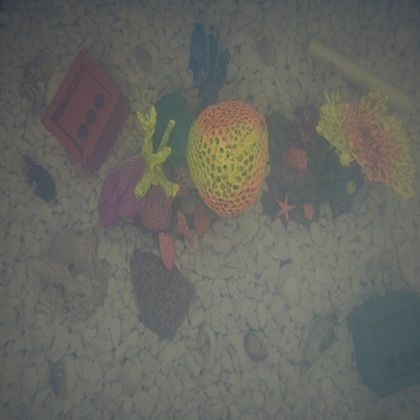
%> input picture TURBID_Dataset/Milk/a10.jpg, 420 x 420 px, shrunk from 512 x 512 before the run; the run also reads 1 picture not shown here
$ octave dehaze_clahe_with_metrics_fixed.m   (GNU Octave 9; MATLAB toolbox functions it lacks are replaced by stand-ins)
%> lines starting %> are read from the running program, lines starting %| are printed output that depends on the picture
### dehaze_fast.m
function [ radiance ] = dehaze_fast( image, omega, win_size )
%DEHZE Summary of this function goes here
%   Detailed explanation goes here

if ~exist('omega', 'var')
    omega = 0.95;
end

if ~exist('win_size', 'var')
    win_size = 15;
end

r = 15;
res = 0.001;

[m, n, ~] = size(image);

dark_channel = get_dark_channel(image, win_size);

atmosphere = get_atmosphere(image, dark_channel);

trans_est = get_transmission_estimate(image, atmosphere, omega, win_size);

x = guided_filter(rgb2gray(image), trans_est, r, res);

transmission = reshape(x, m, n);

radiance = get_radiance(image, transmission, atmosphere);

end

### Dark-Channel-Haze-Removal-master/get_dark_channel.m
function dark_channel = get_dark_channel(image, win_size)

[m, n, ~] = size(image);

pad_size = floor(win_size/2);

padded_image = padarray(image, [pad_size pad_size], Inf);

dark_channel = zeros(m, n);

for j = 1 : m
    for i = 1 : n
        patch = padded_image(j : j + (win_size-1), i : i + (win_size-1), :);

        dark_channel(j,i) = min(patch(:));
     end
end

end

### Dark-Channel-Haze-Removal-master/get_atmosphere.m
function atmosphere = get_atmosphere(image, dark_channel)

[m, n, ~] = size(image);
n_pixels = m * n;

n_search_pixels = floor(n_pixels * 0.001);

% Reshape sources
dark_vec = reshape(dark_channel, n_pixels, 1);
image_vec = reshape(image, n_pixels, 3);

% Calculate intensities of brightest pixels in dark channel
% Warning: this is an approximation since averaging RGB may not correspond
% to perceptual intensity. Consider alternatives.
[~, indices] = sort(dark_vec, 'descend');
atmosphere_search_pixels = image_vec(indices(1:n_search_pixels),:);
intensities = mean(atmosphere_search_pixels,2);

% Find the greatest intensity pixels
[~, sorted_intensity_indices] = sort(intensities, 'descend');
max_intensity = intensities(sorted_intensity_indices(1),:);
top_intensity_indices = intensities == max_intensity;

% Get the mean RGB of brightest dark channel pixels
atmosphere = mean(atmosphere_search_pixels(top_intensity_indices,:),1);

end

### Dark-Channel-Haze-Removal-master/get_transmission_estimate.m
function trans_est = get_transmission_estimate(image, atmosphere, omega, win_size)

[m, n, ~] = size(image);

rep_atmosphere = repmat(reshape(atmosphere, [1, 1, 3]), m, n);

trans_est = 1 - omega * get_dark_channel( image ./ rep_atmosphere, win_size);

end

### Dark-Channel-Haze-Removal-master/guided_filter.m
function q = guided_filter(guide, target, radius, eps)

% Guided Filter implementation from "Fast Guided Filter"
% http://arxiv.org/abs/1505.00996
% Algorithm 1

[h, w] = size(guide);

avg_denom = window_sum_filter(ones(h, w), radius);

mean_g = window_sum_filter(guide, radius) ./ avg_denom;
mean_t = window_sum_filter(target, radius) ./ avg_denom;

corr_gg = window_sum_filter(guide .* guide, radius) ./ avg_denom;
corr_gt = window_sum_filter(guide .* target, radius) ./ avg_denom;

var_g = corr_gg - mean_g .* mean_g;
cov_gt = corr_gt - mean_g .* mean_t;

a = cov_gt ./ (var_g + eps);
b = mean_t - a .* mean_g;

mean_a = window_sum_filter(a, radius) ./ avg_denom;
mean_b = window_sum_filter(b, radius) ./ avg_denom;

q = mean_a .* guide + mean_b;

end

### Dark-Channel-Haze-Removal-master/window_sum_filter.m
function sum_img = window_sum_filter(image, r)

% sum_img(x, y) = = sum(sum(image(x-r:x+r, y-r:y+r)));

[h, w] = size(image);
sum_img = zeros(size(image));

% Y axis
im_cum = cumsum(image, 1);

sum_img(1:r+1, :) = im_cum(1+r:2*r+1, :);
sum_img(r+2:h-r, :) = im_cum(2*r+2:h, :) - im_cum(1:h-2*r-1, :);
sum_img(h-r+1:h, :) = repmat(im_cum(h, :), [r, 1]) - im_cum(h-2*r:h-r-1, :);

% X axis
im_cum = cumsum(sum_img, 2);

sum_img(:, 1:r+1) = im_cum(:, 1+r:2*r+1);
sum_img(:, r+2:w-r) = im_cum(:, 2*r+2:w) - im_cum(:, 1:w-2*r-1);
sum_img(:, w-r+1:w) = repmat(im_cum(:, w), [1, r]) - im_cum(:, w-2*r:w-r-1);

end

### mean_curvature_filter.m
function u = mean_curvature_filter(u0, iters, dt)
% Mean-curvature motion smoothing (iterative PDE)
u = u0;
epsv = 1e-6;
for t = 1:iters
    ux = (circshift(u,[0 -1]) - circshift(u,[0 1]))/2;
    uy = (circshift(u,[-1 0]) - circshift(u,[1 0]))/2;
    uxx = circshift(u,[0 -1]) - 2*u + circshift(u,[0 1]);
    uyy = circshift(u,[-1 0]) - 2*u + circshift(u,[1 0]);
    uxy = (circshift(u,[-1 -1]) - circshift(u,[-1 1]) - ...
           circshift(u,[1 -1]) + circshift(u,[1 1]))/4;
    grad2 = ux.^2 + uy.^2;
    denom = (grad2 + epsv).^(3/2);
    kappa = (uxx.*(uy.^2) - 2.*ux.*uy.*uxy + uyy.*(ux.^2)) ./ denom;
    u = u + dt .* kappa .* sqrt(grad2 + epsv);
end
end

### main_calculate_metrics.m
function metrics = main_calculate_metrics(original, enhanced)
    % === SIMPLE IMAGE INPUT ===
    % Just type or paste your image filenames below

    % === READ IMAGES ===

    % === CHECK DIMENSIONS ===
    if size(original, 3) ~= size(enhanced, 3) || any(size(original) ~= size(enhanced))
        error('Original and Enhanced images must have the same size and channels.');
    end

    % === CALCULATE METRICS ===
    metrics = calculate_all_metrics(original, enhanced);

    % === DISPLAY AND SAVE RESULTS ===
    display_metrics(metrics);
end


% === METRICS CALCULATION FUNCTION ===
function metrics = calculate_all_metrics(original, enhanced)
    metrics = struct();
    im1 = rgb2gray(original);
    im2 = rgb2gray(enhanced);

    metrics.MSE = immse(original, enhanced);
    metrics.PSNR = psnr(enhanced, original);
    metrics.SSIM = ssim(enhanced, original);
    metrics.CC = corr2(im1, im2);
    metrics.NCC = sum(sum(im1 .* im2)) / sqrt(sum(sum(im1 .^ 2)) * sum(sum(im2 .^ 2)));
    metrics.ENTROPY_enhanced = entropy(im2);
    metrics.MAE = mean2(abs(double(im1) - double(im2)));
    metrics.NAE = sum(sum(abs(double(im1) - double(im2)))) / sum(sum(double(im1)));
    metrics.STD_enhanced = std2(double(im2));
    metrics.MI = mutual_information(im1, im2);
    metrics.UIQI = uiqi(im1, im2);
    metrics.SF_enhanced = spatial_frequency(im2);
end


% === SUPPORT FUNCTIONS ===
function mi = mutual_information(img1, im2)
    img1 = round(mat2gray(img1) * 255) + 1;
    im2 = round(mat2gray(im2) * 255) + 1;
    joint_hist = accumarray([img1(:), im2(:)], 1, [256 256]);
    joint_prob = joint_hist / sum(joint_hist(:));
    prob1 = sum(joint_prob, 2);
    prob2 = sum(joint_prob, 1);
    mi = 0;
    for i = 1:256
        for j = 1:256
            if joint_prob(i, j) > 0 && prob1(i) > 0 && prob2(j) > 0
                mi = mi + joint_prob(i, j) * log2(joint_prob(i, j) / (prob1(i) * prob2(j)));
            end
        end
    end
end

function q = uiqi(img1, im2)
    img1 = double(img1);
    im2 = double(im2);
    mean1 = mean(img1(:));
    mean2 = mean(im2(:));
    std1 = std(img1(:));
    std2 = std(im2(:));
    covar = cov(img1(:), im2(:));
    covar = covar(1, 2);
    c1 = (0.01 * 255)^2;
    c2 = (0.03 * 255)^2;
    luminance = (2 * mean1 * mean2 + c1) / (mean1^2 + mean2^2 + c1);
    contrast = (2 * std1 * std2 + c2) / (std1^2 + std2^2 + c2);
    structure = (covar + c2 / 2) / (std1 * std2 + c2 / 2);
    q = luminance * contrast * structure;
end

function sf = spatial_frequency(img)
    [rows, cols] = size(img);
    rf = sqrt(sum(sum(diff(img, 1, 1).^2)) / (rows * cols));
    cf = sqrt(sum(sum(diff(img, 1, 2).^2)) / (rows * cols));
    sf = sqrt(rf^2 + cf^2);
end

% [8 lines left out: function save_metrics_to_file, not called in this run]

function display_metrics(metrics)
    disp(' ');
    disp('========= IMAGE QUALITY METRICS =========');
    fields = fieldnames(metrics);
    for i = 1:length(fields)
        fprintf('%20s: %.4f\n', fields{i}, metrics.(fields{i}));
    end
    disp('=========================================');
end

### Dark-Channel-Haze-Removal-master/get_radiance.m
function radiance = get_radiance(image, transmission, atmosphere)

[m, n, ~] = size(image);

rep_atmosphere = repmat(reshape(atmosphere, [1, 1, 3]), m, n);

max_transmission = repmat(max(transmission, 0.1), [1, 1, 3]);

radiance = ((image - rep_atmosphere) ./ max_transmission) + rep_atmosphere;

end

### dehaze_clahe_with_metrics_fixed.m
close all; clc; clear all;
addpath("Dark-Channel-Haze-Removal-master\");
hazy_img= im2double(imread("TURBID_Dataset\Milk\a10.jpg"));

%% DCP Dehazing
dehazed_img = dehaze_fast(hazy_img, 0.95, 15);
%> in get_dark_channel, `padded_image = padarray(image, [pad_size pad_size], Inf);`: padded_image: size 434x434x3 double; 6.35% of the values are NaN or infinite; the others: min 0.18, max 0.729, mean 0.399
%> after the loop in get_dark_channel, `for j = 1 : m`:
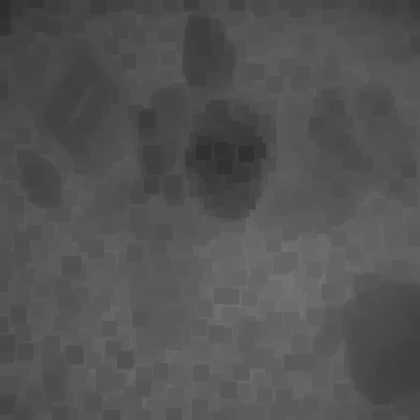
%> dark_channel: size 420x420 double; min 0.18, max 0.459, mean 0.327
%> in get_atmosphere, `atmosphere_search_pixels = image_vec(indices(1:n_search_pixels),:);`: atmosphere_search_pixels = 176 rows, first 12: [0.533 0.537 0.482; 0.533 0.537 0.482; 0.533 0.533 0.486; 0.537 0.537 0.49; 0.537 0.541 0.486; 0.537 0.541 0.486; 0.533 0.537 0.482; 0.533 0.537 0.482; 0.533 0.537 0.482; 0.533 0.537 0.482; 0.537 0.541 0.486; 0.537 0.541 0.486]
%> in get_atmosphere, `intensities = mean(atmosphere_search_pixels,2);`: intensities = 176 values, max 0.525 at index 117, min 0.467 at index 48, mean 0.503
%> in get_atmosphere, `[~, sorted_intensity_indices] = sort(intensities, 'descend');`: sorted_intensity_indices = 176 values, max 176 at index 73, min 1 at index 12, mean 88.5
%> in get_atmosphere, `max_intensity = intensities(sorted_intensity_indices(1),:);`: max_intensity = 0.525
%> in get_atmosphere, `top_intensity_indices = intensities == max_intensity;`: top_intensity_indices = 176 logical values, 1 true
%> in get_atmosphere, `atmosphere = mean(atmosphere_search_pixels(top_intensity_indices,:),1);`: atmosphere = [0.541 0.545 0.49]
%> call 2 of get_dark_channel, with win_size = 15
%> in get_dark_channel (call 2), `padded_image = padarray(image, [pad_size pad_size], Inf);`: padded_image: size 434x434x3 double; 6.35% of the values are NaN or infinite; the others: min 0.333, max 1.35, mean 0.76
%> after the loop in get_dark_channel (call 2), `for j = 1 : m`:
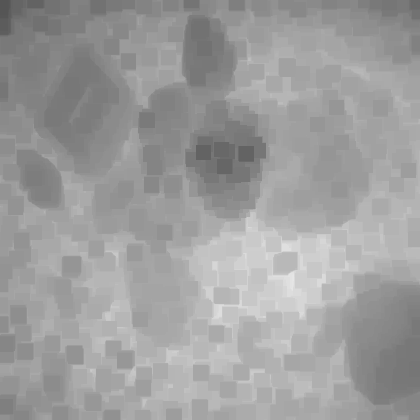
%> dark_channel: size 420x420 double; min 0.333, max 0.906, mean 0.619
%> in get_transmission_estimate, `trans_est = 1 - omega * get_dark_channel( image ./ rep_atmosphere, win..`:
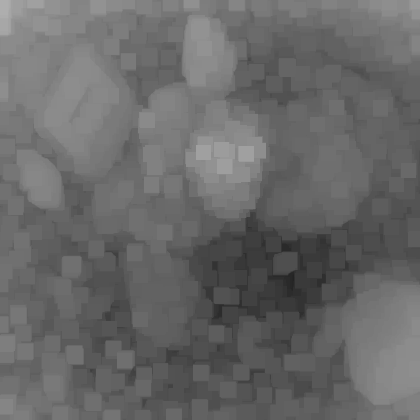
%> trans_est: size 420x420 double; min 0.139, max 0.683, mean 0.412
%> in window_sum_filter, `sum_img(:, w-r+1:w) = repmat(im_cum(:, w), [1, r]) - im_cum(:, w-2*r:w..`: sum_img: size 420x420 double; min 256, max 961, mean 925.9
%> in window_sum_filter (call 2), `sum_img(h-r+1:h, :) = repmat(im_cum(h, :), [r, 1]) - im_cum(h-2*r:h-r-..`: sum_img: size 420x420 double; min 3.56, max 17.97, mean 12.31
%> in window_sum_filter (call 2), `sum_img(:, 1:r+1) = im_cum(:, 1+r:2*r+1);`: sum_img: size 420x420 double; min 4.16, max 374.2, mean 21.5
%> in window_sum_filter (call 2), `sum_img(:, w-r+1:w) = repmat(im_cum(:, w), [1, r]) - im_cum(:, w-2*r:w..`: sum_img: size 420x420 double; min 63.18, max 528, mean 375.5
%> in window_sum_filter (call 3), `sum_img(h-r+1:h, :) = repmat(im_cum(h, :), [r, 1]) - im_cum(h-2*r:h-r-..`: sum_img: size 420x420 double; min 5.19, max 20.81, mean 12.5
%> in window_sum_filter (call 3), `sum_img(:, 1:r+1) = im_cum(:, 1+r:2*r+1);`: sum_img: size 420x420 double; min 5.19, max 591.5, mean 24.9
%> in window_sum_filter (call 3), `sum_img(:, w-r+1:w) = repmat(im_cum(:, w), [1, r]) - im_cum(:, w-2*r:w..`: sum_img: size 420x420 double; min 125.4, max 591.5, mean 379.7
%> in window_sum_filter (call 4), `sum_img(h-r+1:h, :) = repmat(im_cum(h, :), [r, 1]) - im_cum(h-2*r:h-r-..`: sum_img: size 420x420 double; min 0.799, max 10.49, mean 5.09
%> in window_sum_filter (call 4), `sum_img(:, 1:r+1) = im_cum(:, 1+r:2*r+1);`: sum_img: size 420x420 double; min 1.08, max 146.1, mean 8.4
%> in window_sum_filter (call 4), `sum_img(:, w-r+1:w) = repmat(im_cum(:, w), [1, r]) - im_cum(:, w-2*r:w..`: sum_img: size 420x420 double; min 15.68, max 292.9, mean 155.4
%> in guided_filter, `corr_gg = window_sum_filter(guide .* guide, radius) ./ avg_denom;`:
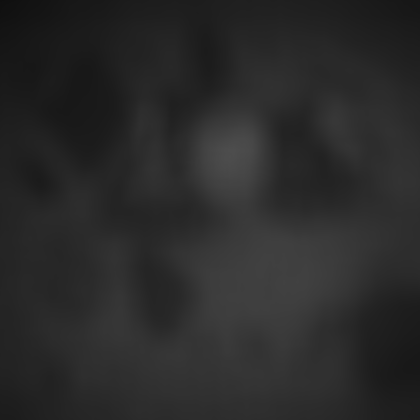
%> corr_gg: size 420x420 double; min 0.0612, max 0.305, mean 0.167
%> call 5 of window_sum_filter, with r = 15
%> in window_sum_filter (call 5), `sum_img(h-r+1:h, :) = repmat(im_cum(h, :), [r, 1]) - im_cum(h-2*r:h-r-..`: sum_img: size 420x420 double; min 2.21, max 11.05, mean 4.97
%> in window_sum_filter (call 5), `im_cum = cumsum(sum_img, 2);`:
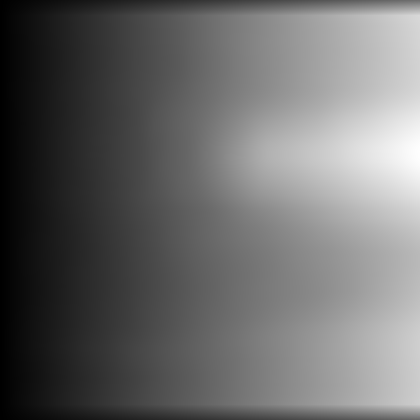
%> im_cum: size 420x420 double; min 2.43, max 2544.5, mean 1054.5; drawn with min black and max white
%> in window_sum_filter (call 5), `sum_img(:, 1:r+1) = im_cum(:, 1+r:2*r+1);`:
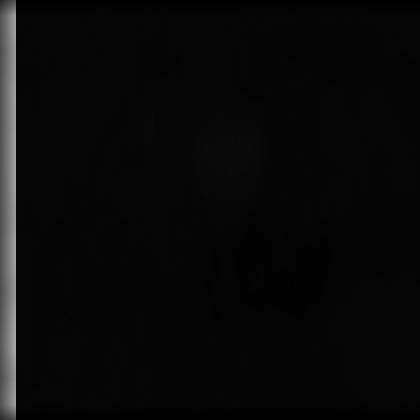
%> sum_img: size 420x420 double; min 2.21, max 168.3, mean 9.3
%> in window_sum_filter (call 5), `sum_img(:, r+2:w-r) = im_cum(:, 2*r+2:w) - im_cum(:, 1:w-2*r-1);`:
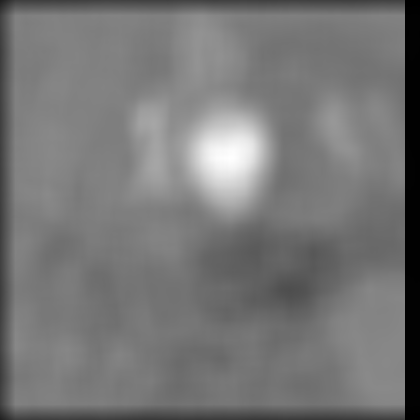
%> sum_img: size 420x420 double; min 2.57, max 313.1, mean 147.4; drawn with min black and max white
figure;imshow(dehazed_img);

%% Base-Detail Layer Decomposition
detail_layer = hazy_img - dehazed_img;
base_layer   = dehazed_img;
figure;imshow(detail_layer);
%% MEAN CURVATURE FILTER
iters = 3;
dt    = 0.03;
enhanced_baselayer = mean_curvature_filter(base_layer, iters, dt);
imwrite(enhanced_baselayer, 'BaseLayer_MCF.png');
%% Fusion
f = enhanced_baselayer+detail_layer;
%% GUIDED FILTER
r  = 6;
eps = 0.02^2;
f_final = imguidedfilter(f, f, ...
                         'NeighborhoodSize',[r r], ...
                         'DegreeOfSmoothing', eps);

figure; imshow(f_final);
ref = im2double(imread("TURBID_Dataset\Milk\ref.jpg"));
metricsr = main_calculate_metrics(ref, f_final);
%> in calculate_all_metrics, `metrics.MSE = immse(original, enhanced);`: metrics.MSE = 0.00987
%> in calculate_all_metrics, `metrics.PSNR = psnr(enhanced, original);`: metrics.PSNR = 20.06
%> in calculate_all_metrics, `metrics.SSIM = ssim(enhanced, original);`: metrics.SSIM = 0.492
%> in calculate_all_metrics, `metrics.CC = corr2(im1, im2);`: metrics.CC = 0.766
%> in calculate_all_metrics, `metrics.NCC = sum(sum(im1 .* im2)) / sqrt(sum(sum(im1 .^ 2)) * sum(sum..`: metrics.NCC = 0.978
%> in calculate_all_metrics, `metrics.ENTROPY_enhanced = entropy(im2);`: metrics.ENTROPY_enhanced = 5.86
%> in calculate_all_metrics, `metrics.MAE = mean2(abs(double(im1) - double(im2)));`: metrics.MAE = 0.0749
%> in calculate_all_metrics, `metrics.NAE = sum(sum(abs(double(im1) - double(im2)))) / sum(sum(doubl..`: metrics.NAE = 0.184
%> in calculate_all_metrics, `metrics.STD_enhanced = std2(double(im2));`: metrics.STD_enhanced = 0.056
%> in mutual_information, `prob1 = sum(joint_prob, 2);`: prob1 = 256 values, max 0.0122 at index 169, min 0 at index 2, mean 0.00391
%> in mutual_information, `prob2 = sum(joint_prob, 1);`: prob2 = 256 values, max 0.0134 at index 105, min 0 at index 254, mean 0.00391
%> after the loop in mutual_information, `for i = 1:256`: mi = 0.937
%> in uiqi, `mean1 = mean(img1(:));`: mean1 = 0.408
%> in uiqi, `mean2 = mean(im2(:));`: mean2 = 0.404
%> in uiqi, `std1 = std(img1(:));`: std1 = 0.124
%> in uiqi, `std2 = std(im2(:));`: std2 = 0.056
%> in uiqi, `covar = cov(img1(:), im2(:));`: covar = [0.0153 0.00531; 0.00531 0.00313]
%> in uiqi, `covar = covar(1, 2);`: covar = 0.00531
%> in uiqi, `luminance = (2 * mean1 * mean2 + c1) / (mean1^2 + mean2^2 + c1);`: luminance = 1
%> in spatial_frequency, `rf = sqrt(sum(sum(diff(img, 1, 1).^2)) / (rows * cols));`: rf = 0.00645
%> in spatial_frequency, `cf = sqrt(sum(sum(diff(img, 1, 2).^2)) / (rows * cols));`: cf = 0.00801
%> in spatial_frequency, `sf = sqrt(rf^2 + cf^2);`: sf = 0.0103
%> in main_calculate_metrics, `metrics = calculate_all_metrics(original, enhanced);`: metrics = {MSE 0.00987, PSNR 20.06, SSIM 0.492, CC 0.766, NCC 0.978, ENTROPY_enhanced 5.86}
%> in display_metrics, `fields = fieldnames(metrics);`: fields = {'MSE', 'PSNR', 'SSIM', 'CC', 'NCC', 'ENTROPY_enhanced', 'MAE', 'NAE', 'STD_enhanced', 'MI', 'UIQI', 'SF_enhanced'}
%> the loop in display_metrics, `for i = 1:length(fields)` made 12 passes
%|                  MSE: 0.0099
%|                 PSNR: 20.0572
%|                 SSIM: 0.4924
%|                   CC: 0.7662
%|                  NCC: 0.9784
%|     ENTROPY_enhanced: 5.8574
%|                  MAE: 0.0749
%|                  NAE: 0.1836
%> (further printed lines are left out)
%> metricsr has the same summary as metrics in main_calculate_metrics
